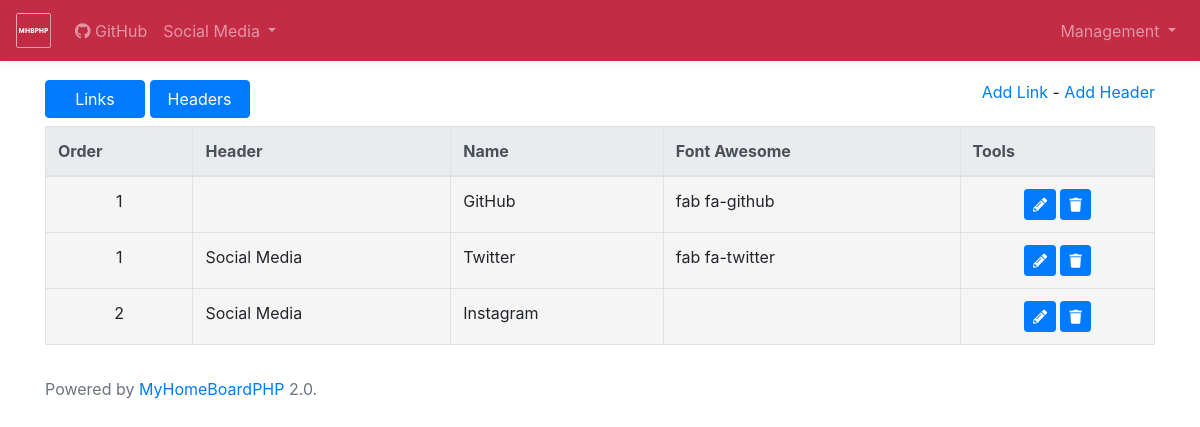
Screenshot of /links/index.php with the database file from the repository.
### tables this page shows
CREATE TABLE `tblLink` (
  `LID` int(255) NOT NULL,
  `HID` int(255) NOT NULL,
  `LinkName` varchar(255) NOT NULL,
  `LinkHref` varchar(255) NOT NULL,
  `LinkOrder` int(255) NOT NULL,
  `LinkCustomVar` varchar(255) NOT NULL,
  `LinkFontAwesome` varchar(255) NOT NULL
);

CREATE TABLE `tblLinkHeaders` (
  `HID` int(255) NOT NULL COMMENT 'Link Header ID',
  `HeaderName` varchar(255) NOT NULL,
  `HeaderLink` varchar(255) NOT NULL,
  `HeaderDDName` varchar(255) NOT NULL COMMENT 'Dropdown Name',
  `HeaderOrder` int(11) NOT NULL,
  `HeaderFontAwesome` varchar(255) NOT NULL
);

### include/db/func.php (called while the page is built, shortened)
<?php
    class MyHomeBoardPHP {
        private $db;
        public function __construct(PDO $db){
        $this->db = $db;
        }
        function GetHeaderInfo($hid)
        {
            $q = "SELECT * FROM `tblLinkHeaders` WHERE `HID` = :hid";
            $query = $this->db->prepare($q);
            $query->execute( array('hid'=> $hid) );
            if($query->rowCount() > 0)
            {
              return $query->fetchall();
            }
        }
        function AllLinkHeaders()
        {
            $q = "SELECT * FROM `tblLinkHeaders` ORDER BY `HeaderOrder` ASC";
            $query = $this->db->prepare($q);
            $query->execute();
            return $query->fetchall();
        }
        function AllLinksPerHID($LHID)
        {
            $q = "SELECT * FROM `tblLink` WHERE `HID` = '$LHID' ORDER BY `LinkOrder` ASC";
            $query = $this->db->prepare($q);
            $query->execute();
            return $query->fetchall();
        }
        function AllLinks()
        {
            $q = "SELECT * FROM `tblLink` ORDER BY `HID` ASC";
            $query = $this->db->prepare($q);
            $query->execute();
            return $query->fetchall();
        }
        function StandaloneLinks()
        {
            $q = "SELECT * FROM `tblLink` WHERE `HID` = '0' ORDER BY `LinkOrder` ASC";
            $query = $this->db->prepare($q);
            $query->execute();
            return $query->fetchall();
        }
    }
?>

### links/index.php (the view, shortened to what this page needs)
<?php
  require("../include/db/conn.php");
  require("../include/db/func.php");
  $home = new MyHomeBoardPHP($pdo);
?>
<!doctype html>
<html lang="en">
<head>
  <?php require("../include/style/css.php");?>
</head>
<body>
  <?php require("../include/navigation.php");?>
  <main role="main" class="container">
		<div class="row">
			<div class="col-md-6 mb-2">
				<button class="btn btn-primary btn-links" id="links">Links</button>
				<button class="btn btn-primary btn-links" id="headers">Headers</button>
			</div>
			<div class="col-md-6 mb-2">
				<span class="float-right d-none d-md-block">
					<a href="<?php print(URL);?>/links/add.php?type=link">Add Link</a>
					<span> - </span>
					<a href="<?php print(URL);?>/links/add.php?type=header">Add Header</a>
				</span>
			</div>
		</div>
		<section class="link-sec">
			<div class="table-responsive">
				<table class="table table-bordered" style="background-color: rgb(245, 245, 245);">
				   <thead class="thead-light">
				  		<th>Order</th>
              <th>Header</th>
				  		<th>Name</th>
				  		<th class="d-none d-lg-table-cell">Font Awesome</th>
				  		<th>Tools</th>
				  	</thead>
				  	<tbody>
            <?php foreach($home->AllLinks() as $L) { ?>
            <tr>
                <td class="text-center"><?php print($L['LinkOrder']);?></td>
                <td><?php print($home->GetHeaderInfo($L['HID'])[0]['HeaderName']);?></td>
                <td><?php print($L['LinkName']);?></td>
                <td class="d-none d-lg-table-cell"><?php print($L['LinkFontAwesome']);?></td>
                <td class="text-center">
                  <a class="btn btn-primary btn-sm" href="<?php print(URL);?>/links/mod.php?id=<?php print($L['LID']);?>&action=edit&type=link">
                    <span class="fas fa-pencil-alt"></span>
                  </a>
        	        <a class="btn btn-primary btn-sm" href="<?php print(URL);?>/links/mod.php?id=<?php print($L['LID']);?>&action=delete&type=link">
                    <span class="fas fa-trash"></span>
                    </a>
                </td>
            </tr>
            <?php } ?>
            </tbody>
				  </table>
				</div>
			</section>
    <?php require("../include/footer.php"); ?>
    </main>
</body>
</html>

### include/style/css.php (shortened to what this page needs)
<link href="https://stackpath.bootstrapcdn.com/bootstrap/4.2.1/css/bootstrap.min.css" rel="stylesheet">
<link href="https://use.fontawesome.com/releases/v5.7.1/css/all.css" rel="stylesheet">
<link href="<?php print(URL);?>/assets/css/custom.css" rel="stylesheet">

### include/navigation.php (shortened to what this page needs)
<nav class="navbar navbar-expand-md navbar-dark bg-dark bg-custom fixed-top box-shadow">
    <a class="navbar-brand" href="<?php print(URL);?>">
      <?php if(NavShowImage == true) { ?>
        <img class="d-block" src="<?php print(URL);?>/assets/images/<?php print(NavImage);?>" width="<?php print(NavWidth);?>" height="<?php print(NavHeight);?>" alt="Navigation Logo">
      <?php } else { ?>
        <?php print(WebName);?>
      <?php } ?>
      </a>
    <div class="collapse navbar-collapse justify-content-between" id="navbar">
      <ul class="navbar-nav mr-auto ">
        <?php foreach($home->StandaloneLinks() as $SL) { ?>
          <li class="nav-item">
            <a class="nav-link" <?php print(stripslashes($SL['LinkCustomVar']));?> href="<?php print($SL['LinkHref']);?>">
              <span class="<?php print($SL['LinkFontAwesome']);?>"></span>
              <?php print($SL['LinkName']);?>
            </a>
          </li>
        <?php } ?>
        <?php foreach($home->AllLinkHeaders() as $LH) { ?>
        <li class="nav-item dropdown">
          <a class="nav-link dropdown-toggle" href="<?php print($LH['HeaderLink']);?>" id="<?php print($LH['HeaderDDName']);?>" data-toggle="dropdown" aria-haspopup="true" aria-expanded="false">
            <?php print($LH['HeaderName']);?>
          </a>
          <?php foreach($home->AllLinksPerHID($LH['HID']) as $L) { ?>
              <a class="dropdown-item" <?php print(stripslashes($L['LinkCustomVar']));?> href="<?php print($L['LinkHref']);?>">
                <span class="<?php print($L['LinkFontAwesome']);?>"></span>
                <?php print($L['LinkName']);?>
              </a>
          <?php } ?>
        </li>
        <?php } ?>
      </ul>
      <ul class="navbar-nav">
      <li class="nav-item dropdown">
      <a class="nav-link dropdown-toggle" href="" id="dropdownManagement" data-toggle="dropdown" aria-haspopup="true" aria-expanded="false">
            Management
          </a>
        </li>
     </ul>
    </div>
  </nav>

### include/footer.php
<div class="row mt-3 mb-3 text-muted text-center">
      <div class="col-md text-left">
        <p>Powered by <a href="https://github.com/laim/MyHomeBoardPHP">MyHomeBoardPHP</a><?php if(MHBPHP_HideVersion == false) { print(" " . MHBPHP_Version); }?>.</p>
      </div>
    </div>

### assets/css/custom.css (style rules this page uses)
body { padding-top: 5rem; }
.box-shadow { box-shadow: 0 .25rem .75rem rgba(0, 0, 0, .05); }
.btn-links { width: 100px !important; }

### rows the page displays
tbllink: LinkName "GitHub", LinkOrder "1", LinkFontAwesome "fab fa-github"
tbllinkheaders: HeaderName "Social Media"
tbllink: LinkOrder "1", HID.HeaderName "Social Media", LinkName "Twitter", LinkFontAwesome "fab fa-twitter"
tbllink: LinkOrder "2", HID.HeaderName "Social Media", LinkName "Instagram"

### other values shown
MHBPHP_Version "2.0"
